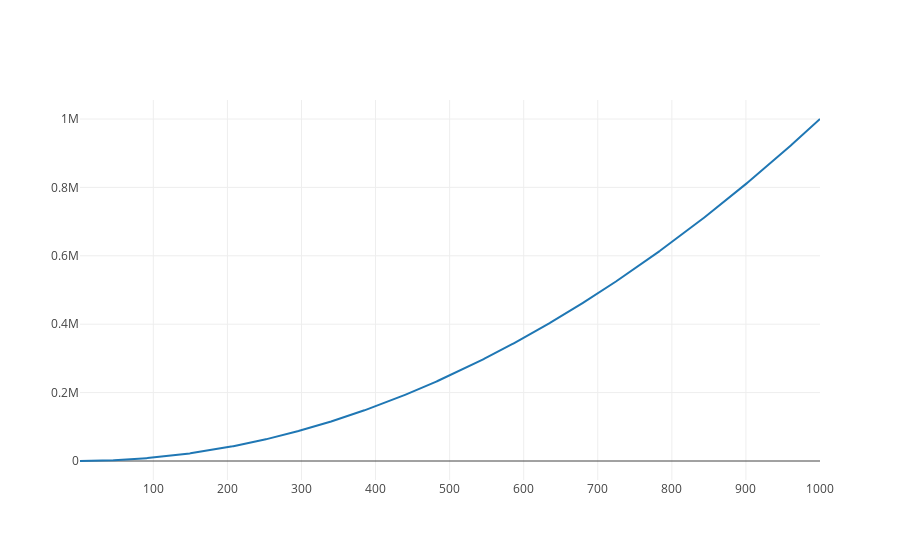

Write notebook code for a chart like this one.
### Code cell
plotly.offline.iplot([y_equals_squared])

### Figure 1 — Plotly figure (JSON) as saved in the notebook; plotly's stock layout.template omitted (floating-point values rounded to 4 significant figures; data arrays with more than 128 entries replaced by an {"elided": "..."} marker saying what was removed)
{"data": [{"type": "scatter", "x": {"elided": "1000 int values"}, "y": {"elided": "1000 int values"}}], "layout": {}}
